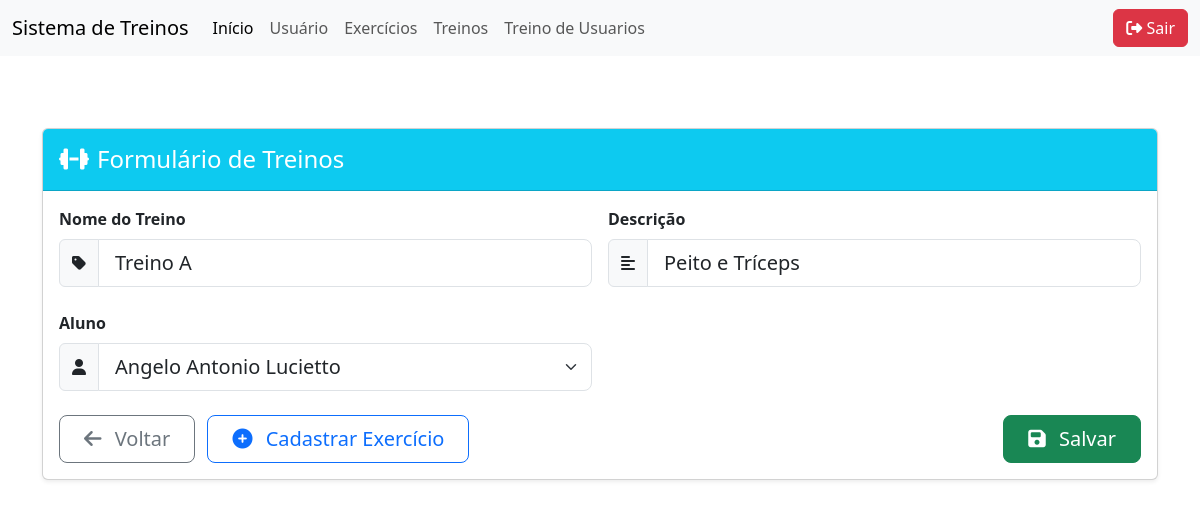
The app's page /treino/TreinoForm.php?id=1 with its own data.
### tables this page shows
CREATE TABLE IF NOT EXISTS `treino` (
  `id` int NOT NULL AUTO_INCREMENT,
  `nome` varchar(100) DEFAULT NULL,
  `descricao` text,
  `usuario_id` int unsigned DEFAULT NULL,
  PRIMARY KEY (`id`)
);

CREATE TABLE IF NOT EXISTS `usuario` (
  `id` int NOT NULL AUTO_INCREMENT,
  `nome` varchar(100) DEFAULT NULL,
  `senha` varchar(150) NOT NULL DEFAULT '0',
  `cpf` varchar(50) DEFAULT NULL,
  `telefone` varchar(50) DEFAULT NULL,
  `email` varchar(50) DEFAULT NULL,
  `cargo` enum('aluno','professor') DEFAULT NULL,
  PRIMARY KEY (`id`)
);

### db.class.php (called while the page is built, shortened)
<?php
class db {
    private $host = "localhost";
    private $user = "root";
    private $password = "";
    private $dbname ="bancotrabalhopweb1";
    private $table_name;
    public function __construct($table_name){
        $this->table_name = $table_name;
        return $this->conn();
    }
    function conn(){
        try{
            $conn = new PDO(
                "mysql:host=$this->host;dbname=$this->dbname",
                $this->user,
                $this->password,
                [
                    PDO::ATTR_ERRMODE,
                    PDO::ERRMODE_EXCEPTION,
                    PDO::MYSQL_ATTR_INIT_COMMAND =>"SET NAMES utf8"
                ]
            );
            return $conn;
        } catch(PDOException $e){
            echo "Erro: ". $e->getMessage();
        }
    }
    public function all(){
        $conn = $this->conn();
        $sql = "SELECT * FROM $this->table_name";
        $st = $conn->prepare( $sql);
        $st->execute();
        return $st->fetchAll(PDO::FETCH_CLASS);
    }
    public function find($id){
        $conn = $this->conn();
        $sql = "SELECT * FROM $this->table_name WHERE id = ?";
        $st = $conn->prepare( $sql);
        $st->execute([$id]);
        return $st->fetchObject();
    }
}

### treino/TreinoForm.php (the view, shortened to what this page needs)
<?php
    include "../db.class.php";
    include_once "../header.php";
    $db = new db('treino');
    $dbUsuario = new db('usuario');
    $listaUsuarios = $dbUsuario->all();
    $data = null;
    if(!empty($_GET['id'])){
        $data = $db->find($_GET['id']);
    }
?>
<div class="container mt-4">
    <div class="card shadow-sm">
        <div class="card-header bg-info text-white py-3">
            <h4 class="mb-0"><i class="fas fa-dumbbell me-2"></i>Formulário de Treinos</h4>
        </div>
        <div class="card-body">
            <form action="" method="post">
                <div class="row g-3 mb-4">
                    <div class="col-md-6">
                        <label for="nome" class="form-label fw-bold">Nome do Treino</label>
                        <div class="input-group">
                            <span class="input-group-text"><i class="fas fa-tag"></i></span>
                            <input type="text" name="nome" id="nome" class="form-control form-control-lg"
                                   value="<?= $data->nome ?? '' ?>" placeholder="Ex: Treino de Força">
                        </div>
                    </div>
                    <div class="col-md-6">
                        <label for="descricao" class="form-label fw-bold">Descrição</label>
                        <div class="input-group">
                            <span class="input-group-text"><i class="fas fa-align-left"></i></span>
                            <input type="text" name="descricao" id="descricao" class="form-control form-control-lg"
                                   value="<?= $data->descricao ?? '' ?>" placeholder="Descrição do treino">
                        </div>
                    </div>
                </div>
                <div class="row g-3 mb-4">
                    <div class="col-md-6">
                        <label for="usuario_id" class="form-label fw-bold">Aluno</label>
                        <div class="input-group">
                            <span class="input-group-text"><i class="fas fa-user"></i></span>
                            <select name="usuario_id" id="usuario_id" class="form-select form-select-lg">
                                <?php foreach($listaUsuarios as $usuario) { ?>
                                    <option value="<?= $usuario->id ?>" <?= (isset($data->usuario_id) && $data->usuario_id == $usuario->id) ? 'selected' : '' ?>>
                                        <?= $usuario->nome ?>
                                    </option>
                                <?php } ?>
                            </select>
                        </div>
                    </div>
                </div>
                <div class="d-flex justify-content-between mt-4">
                    <div>
                        <a href="./TreinoList.php" class="btn btn-outline-secondary btn-lg px-4 me-2">
                            <i class="fas fa-arrow-left me-2"></i> Voltar
                        </a>
                        <a href="../treino_usuario/TreinoUsuarioForm.php" class="btn btn-outline-primary btn-lg px-4">
                            <i class="fas fa-plus-circle me-2"></i> Cadastrar Exercício
                        </a>
                    </div>
                    <button type="submit" class="btn btn-success btn-lg px-4">
                        <i class="fas fa-save me-2"></i> Salvar
                    </button>
                </div>
            </form>
        </div>
    </div>
</div>
<?php
    include_once "../footer.php";
?>

### records on screen
treino: nome "Treino A", descricao "Peito e Tríceps", usuario_id "Angelo Antonio Lucietto"
